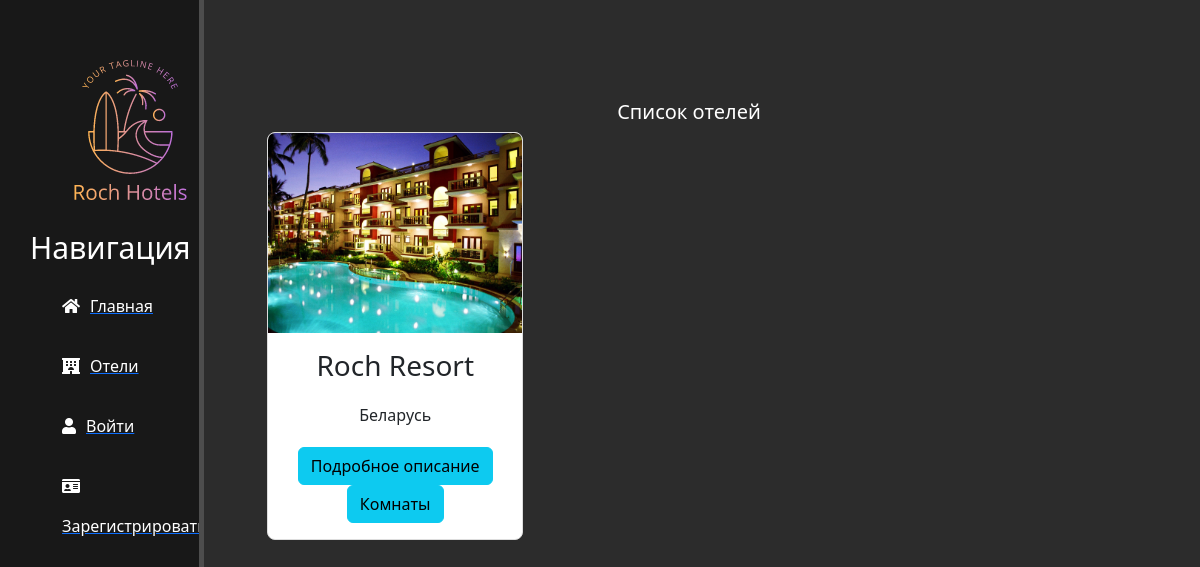
Page /hotels/ on the earlier database version.
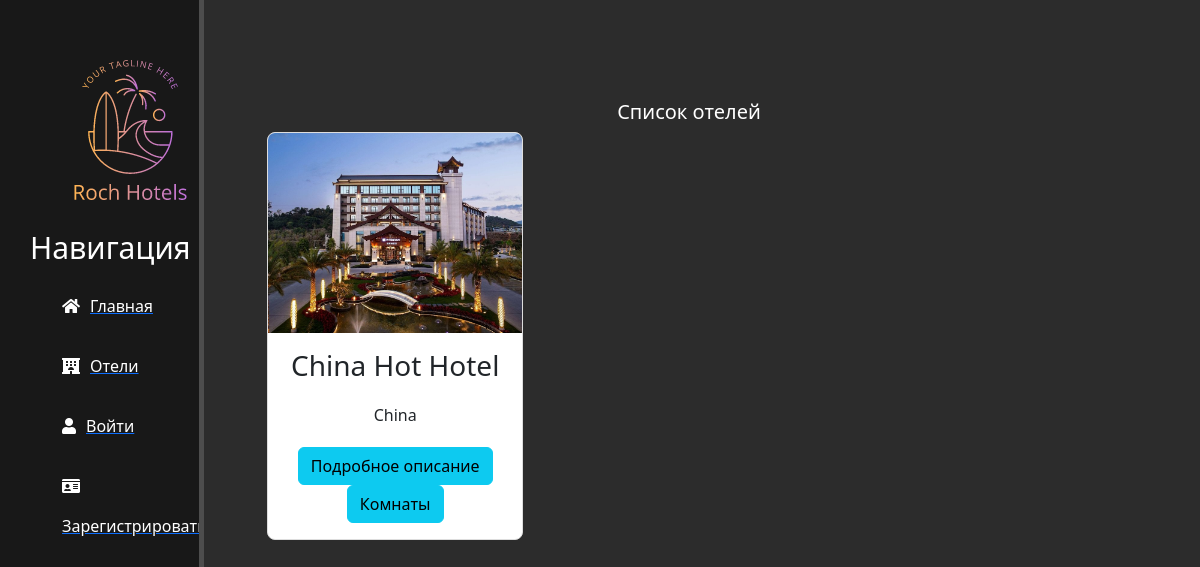
Same page on the later database version.
### main/models.py (models this page shows, shortened)
class Hotel(models.Model):
    name = models.CharField(max_length=50)
    location = models.CharField(max_length=250)
    description = models.TextField()
    photos = models.ImageField(upload_to='hotel_images/', blank=False, null=False)
    rating = models.DecimalField(max_digits=3, decimal_places=2, default=0.0)
    created_at = models.DateTimeField(auto_now_add=True)
    updated_at = models.DateTimeField(auto_now=True)
    deleted_at = models.DateTimeField(null=True, blank=True)
    deleted = models.BooleanField(default=False)
    room_count = models.PositiveIntegerField(default=0)
    phone_number = models.CharField(max_length=15, blank=True, null=True)
    email = models.EmailField(blank=True, null=True)
    address = models.CharField(max_length=250, blank=True, null=True)
    admin = models.OneToOneField(User, on_delete=models.CASCADE, related_name='admin_hotel')
    objects = HotelManager()

### main/views.py (the view)
# urls.py: path('hotels/', views.hotels, name='hotels'),
def hotels(request):
    hotels = Hotel.objects.all()
    return render(request, 'main/hotels.html', {'hotels':hotels})

### main/templates/main/hotels.html (shortened to what this page needs)
{% extends 'main/layout.html' %}
{% block content %}
    <div class="features">
        <h1>Список отелей</h1>
        <div class="row">
            {% for el in hotels %}
                <div class="col-md-4 mb-4">
                    <div class="card">
                        <img src="{{ el.photos.url }}" class="card-img-top" alt="{{ el.name }}">
                        <div class="card-body">
                            <h3 class="card-title">{{ el.name }}</h3>
                            <p class="card-text">{{ el.location }}</p>
                            <a href="{% url 'hotel-detail' el.id %}" class="btn btn-info">Подробное описание</a>
                            <a href="{% url 'room-list' pk=el.id %}" class="btn btn-info">Комнаты</a>
                        </div>
                    </div>
                </div>
            {% endfor %}
        </div>
    </div>
{% endblock %}

Differences in the rows shown:
removed Hotel: photos (picture), name "Roch Resort", location "Беларусь"
added Hotel: photos (picture), name "China Hot Hotel", location "China"
